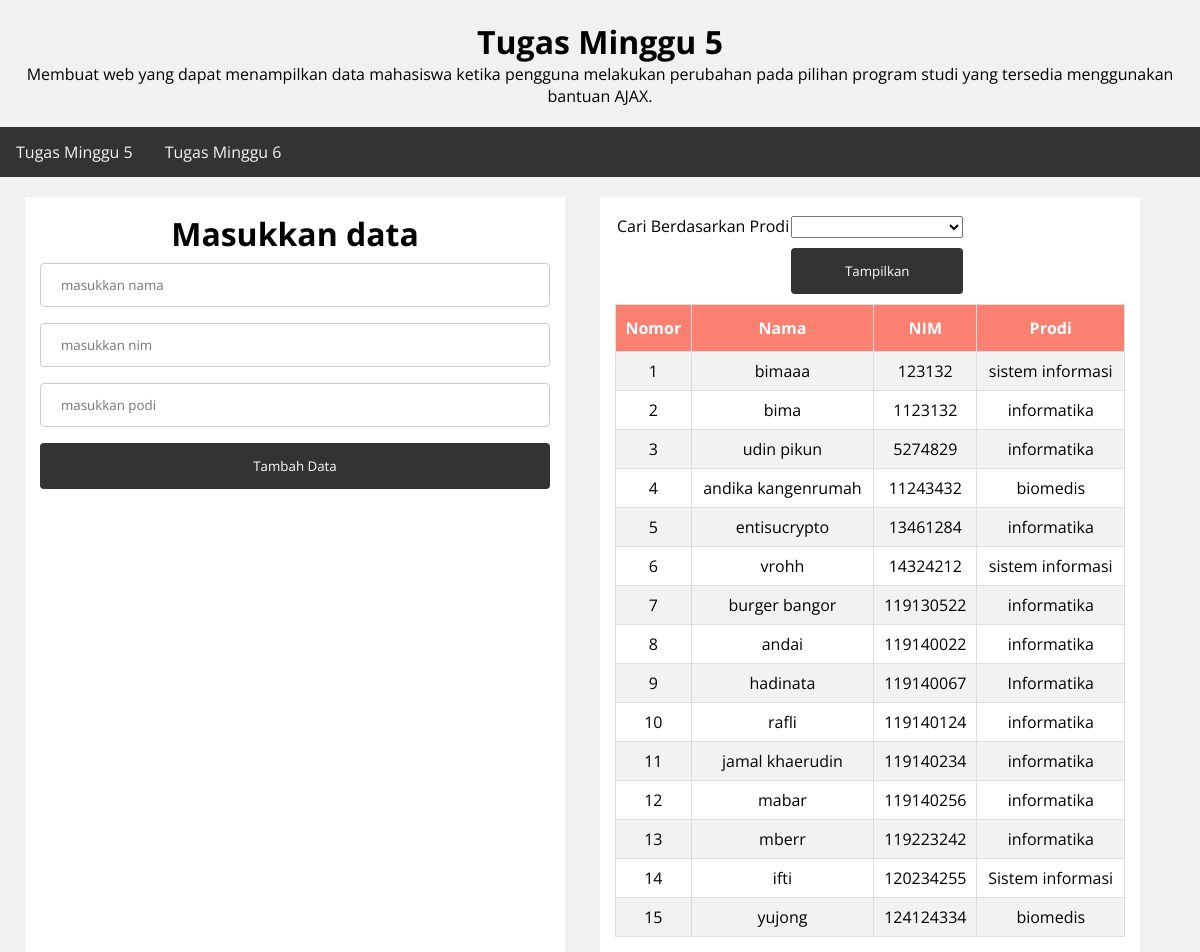
The page / on the database its author committed.
### tables this page shows
CREATE TABLE `mahasiswa` (
  `nim` bigint(20) NOT NULL,
  `nama` varchar(50) DEFAULT NULL,
  `prodi` varchar(50) DEFAULT NULL
);

### index.php (the view, shortened to what this page needs)
<!DOCTYPE html>
<html lang="en">
<head>
    <link rel="stylesheet" href="styles.css">
</head>
<body>
    <header>
        <h1>Tugas Minggu 5</h1>
        <p>Membuat web yang dapat menampilkan data mahasiswa ketika pengguna melakukan
perubahan pada pilihan program studi yang tersedia menggunakan bantuan AJAX.</p>
    </header>
    <div class="topnav">
        <a href="./index.php">Tugas Minggu 5</a>
        <a href="./tugas6.php">Tugas Minggu 6</a>
    </div>
    <div class="row">
        <div class="column">
            <form  method="post">
                <h1>Masukkan data</h1>
                <input type="text" name="nama" id="nama" placeholder="masukkan nama" required>
                <input type="text" name="nim" id="nim" placeholder="masukkan nim" required>
                <input type="text" name="prodi" id="prodi" placeholder="masukkan podi" required>
                <input type="submit" name="submit" value="Tambah Data">
            </form>
            <?php
                include("./koneksi.php");
            ?>
        </div>
        <div class="column">
            <form class="cari" method="GET" >
                <table>
                    <tr>
                        <td><label for="prodi">Cari Berdasarkan Prodi</label></td>
                        <td>
                            <select id="prodi" name="prodi">
                                <option value=""></option>
                                <option value="informatika">informatika</option>
                            </select>
                        </td>
                    </tr>
                    <tr>
                        <td></td>
                        <td><input type="submit" value="Tampilkan"></td>
                    </tr>
                </table>
            </form>
            <?php
            if (isset($_GET["prodi"])) {
                $prodi = $_GET["prodi"];
                $sql = "SELECT * FROM `mahasiswa` WHERE `prodi` = '$prodi'";
            }else {
                $sql = "SELECT * FROM mahasiswa";
            }
            ?>
            <table id="mahasiswa">
                <tr>
                    <th>Nomor</th>
                    <th>Nama</th>
                    <th>NIM</th>
                    <th>Prodi</th>
                </tr>
                <?php
                    $result = mysqli_query($conn, $sql);
                    $i = 0;
                    while ($data = mysqli_fetch_array($result)) :
                    $i++;
                ?>
                <tr>
                    <td> <?= $i ?> </td>
                    <td> <?= $data["nama"] ?> </td>
                    <td> <?= $data["nim"] ?> </td>
                    <td> <?= $data["prodi"] ?> </td>
                </tr>
                <?php
                endwhile
                ?>
            </table>
        </div>
    </div>
</body>
</html>

### styles.css (style rules this page uses)
* { padding: 0; margin: 0; box-sizing: border-box; font-family: 'Open Sans', sans-serif; }
body { height: 100vh; align-items: center; background-color: #f1f1f1; }
header { background-color: #f1f1f1; padding: 20px; text-align: center; }
.topnav { overflow: hidden; background-color: #333; margin-bottom: 20px; }
.topnav a { float: left; display: block; color: #f2f2f2; text-align: center; padding: 14px 16px; text-decoration: none; }
.row { display: flex; justify-content: space-evenly; }
.row:after { content: ""; display: table; clear: both; }
.column { width: 45%; padding: 15px; background-color: #fff; text-align: center; margin-right: 10px; }
input[type=text] { width: 100%; padding: 12px 20px; margin: 8px 0; display: inline-block; border: 1px solid #ccc; border-radius: 4px; box-sizing: border-box; }
input[type=submit] { width: 100%; background-color: #333; color: white; padding: 14px 20px; margin: 8px 0; border: none; border-radius: 4px; cursor: pointer; }
#mahasiswa { font-family: Arial, Helvetica, sans-serif; border-collapse: collapse; width: 100%; }
#mahasiswa td, #mahasiswa th { border: 1px solid #ddd; padding: 8px; }
#mahasiswa tr:nth-child(even) { background-color: #f2f2f2; }
#mahasiswa th { padding-top: 12px; padding-bottom: 12px; text-align: center; background-color: salmon; color: white; }

### rows shown on the page
mahasiswa: nama "bimaaa", nim "123132", prodi "sistem informasi"
mahasiswa: nama "bima", nim "1123132", prodi "informatika"
mahasiswa: nama "udin pikun", nim "5274829", prodi "informatika"
mahasiswa: nama "andika kangenrumah", nim "11243432", prodi "biomedis"
mahasiswa: nama "entisucrypto", nim "13461284", prodi "informatika"
mahasiswa: nama "vrohh", nim "14324212", prodi "sistem informasi"
mahasiswa: nama "burger bangor", nim "119130522", prodi "informatika"
mahasiswa: nama "andai", nim "119140022", prodi "informatika"
mahasiswa: nama "hadinata", nim "119140067", prodi "Informatika"
mahasiswa: nama "rafli", nim "119140124", prodi "informatika"
mahasiswa: nama "jamal khaerudin", nim "119140234", prodi "informatika"
mahasiswa: nama "mabar", nim "119140256", prodi "informatika"
mahasiswa: nama "mberr", nim "119223242", prodi "informatika"
mahasiswa: nama "ifti", nim "120234255", prodi "Sistem informasi"
mahasiswa: nama "yujong", nim "124124334", prodi "biomedis"
